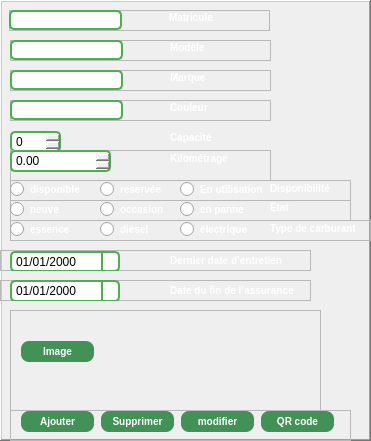
   <widget class="QFrame" name="frame">
    <property name="geometry">
     <rect>
      <x>1010</x>
      <y>30</y>
      <width>371</width>
      <height>441</height>
     </rect>
    </property>
    <property name="styleSheet">
     <string notr="true">#frame{

    border: 2px solid #4CAF50;
	border-radius: 5px;
}
QRadioButton {
    font-size: 10px; /* Adjust the font size as needed */
    font-weight: bold;
    color: #FFFFFF; /* Orange text color */
}</string>
    </property>
    <property name="frameShape">
     <enum>QFrame::WinPanel</enum>
    </property>
    <property name="frameShadow">
     <enum>QFrame::Raised</enum>
    </property>
    <property name="lineWidth">
     <number>1</number>
    </property>
    <property name="midLineWidth">
     <number>0</number>
    </property>
    <widget class="QSpinBox" name="spinBox">
     <property name="geometry">
      <rect>
       <x>10</x>
       <y>131</y>
       <width>51</width>
       <height>21</height>
      </rect>
     </property>
     <property name="styleSheet">
      <string notr="true">QSpinBox {
    padding: 2px;
    border: 2px solid #4CAF50; /* Green border */
    border-radius: 5px;
}

QSpinBox:focus {
    border: 2px solid #45a049; /* Darker green border on focus */
}</string>
     </property>
     <property name="maximum">
      <number>9</number>
     </property>
    </widget>
    <widget class="QFrame" name="frame_3">
     <property name="geometry">
      <rect>
       <x>10</x>
       <y>180</y>
       <width>341</width>
       <height>21</height>
      </rect>
     </property>
     <property name="frameShape">
      <enum>QFrame::StyledPanel</enum>
     </property>
     <property name="frameShadow">
      <enum>QFrame::Raised</enum>
     </property>
     <widget class="QRadioButton" name="radioButton">
      <property name="geometry">
       <rect>
        <x>0</x>
        <y>0</y>
        <width>83</width>
        <height>18</height>
       </rect>
      </property>
      <property name="styleSheet">
       <string notr="true">QRadioButton {
    font-size: 10px; /* Adjust the font size as needed */
    font-weight: bold;
    color: #FFFFFF; /* Orange text color */
}</string>
      </property>
      <property name="text">
       <string>disponible</string>
      </property>
     </widget>
     <widget class="QRadioButton" name="radioButton_2">
      <property name="geometry">
       <rect>
        <x>90</x>
        <y>0</y>
        <width>83</width>
        <height>18</height>
       </rect>
      </property>
      <property name="text">
       <string>reservée</string>
      </property>
     </widget>
     <widget class="QRadioButton" name="radioButton_3">
      <property name="geometry">
       <rect>
        <x>170</x>
        <y>0</y>
        <width>91</width>
        <height>18</height>
       </rect>
      </property>
      <property name="text">
       <string>En utilisation</string>
      </property>
     </widget>
     <widget class="QLabel" name="label">
      <property name="geometry">
       <rect>
        <x>260</x>
        <y>0</y>
        <width>71</width>
        <height>16</height>
       </rect>
      </property>
      <property name="styleSheet">
       <string notr="true">QLabel {
    font-size: 10px; /* Adjust the font size as needed */
    font-weight: bold;
    color: #FFFFFF; /* Orange text color */
}</string>
      </property>
      <property name="text">
       <string>Disponibilité</string>
      </property>
     </widget>
    </widget>
    <widget class="QFrame" name="frame_4">
     <property name="geometry">
      <rect>
       <x>10</x>
       <y>200</y>
       <width>341</width>
       <height>21</height>
      </rect>
     </property>
     <property name="frameShape">
      <enum>QFrame::StyledPanel</enum>
     </property>
     <property name="frameShadow">
      <enum>QFrame::Raised</enum>
     </property>
     <widget class="QRadioButton" name="radioButton_4">
      <property name="geometry">
       <rect>
        <x>0</x>
        <y>0</y>
        <width>83</width>
        <height>18</height>
       </rect>
      </property>
      <property name="text">
       <string>neuve</string>
      </property>
     </widget>
     <widget class="QRadioButton" name="radioButton_5">
      <property name="geometry">
       <rect>
        <x>90</x>
        <y>0</y>
        <width>83</width>
        <height>18</height>
       </rect>
      </property>
      <property name="text">
       <string>occasion</string>
      </property>
     </widget>
     <widget class="QRadioButton" name="radioButton_6">
      <property name="geometry">
       <rect>
        <x>170</x>
        <y>0</y>
        <width>91</width>
        <height>18</height>
       </rect>
      </property>
      <property name="text">
       <string>en panne </string>
      </property>
     </widget>
     <widget class="QLabel" name="label_2">
      <property name="geometry">
       <rect>
        <x>260</x>
        <y>0</y>
        <width>47</width>
        <height>14</height>
       </rect>
      </property>
      <property name="styleSheet">
       <string notr="true">QLabel {
    font-size: 10px; /* Adjust the font size as needed */
    font-weight: bold;
    color: #FFFFFF; /* Orange text color */
}</string>
      </property>
      <property name="text">
       <string>Etat</string>
      </property>
     </widget>
    </widget>
    <widget class="QFrame" name="frame_5">
     <property name="geometry">
      <rect>
       <x>10</x>
       <y>220</y>
       <width>361</width>
       <height>21</height>
      </rect>
     </property>
     <property name="frameShape">
      <enum>QFrame::StyledPanel</enum>
     </property>
     <property name="frameShadow">
      <enum>QFrame::Raised</enum>
     </property>
     <widget class="QRadioButton" name="radioButton_7">
      <property name="geometry">
       <rect>
        <x>0</x>
        <y>0</y>
        <width>83</width>
        <height>18</height>
       </rect>
      </property>
      <property name="text">
       <string>essence</string>
      </property>
     </widget>
     <widget class="QRadioButton" name="radioButton_8">
      <property name="geometry">
       <rect>
        <x>90</x>
        <y>0</y>
        <width>83</width>
        <height>18</height>
       </rect>
      </property>
      <property name="text">
       <string>diesel</string>
      </property>
     </widget>
     <widget class="QRadioButton" name="radioButton_9">
      <property name="geometry">
       <rect>
        <x>170</x>
        <y>0</y>
        <width>91</width>
        <height>18</height>
       </rect>
      </property>
      <property name="text">
       <string>électrique</string>
      </property>
     </widget>
     <widget class="QLabel" name="label_3">
      <property name="geometry">
       <rect>
        <x>260</x>
        <y>0</y>
        <width>101</width>
        <height>16</height>
       </rect>
      </property>
      <property name="styleSheet">
       <string notr="true">QLabel {
    font-size: 10px; /* Adjust the font size as needed */
    font-weight: bold;
    color: #FFFFFF; /* Orange text color */
}</string>
      </property>
      <property name="text">
       <string>Type de carburant</string>
      </property>
     </widget>
    </widget>
    <widget class="QFrame" name="frame_6">
     <property name="geometry">
      <rect>
       <x>9</x>
       <y>10</y>
       <width>261</width>
       <height>21</height>
      </rect>
     </property>
     <property name="frameShape">
      <enum>QFrame::StyledPanel</enum>
     </property>
     <property name="frameShadow">
      <enum>QFrame::Raised</enum>
     </property>
     <widget class="QLineEdit" name="lineEdit">
      <property name="geometry">
       <rect>
        <x>0</x>
        <y>0</y>
        <width>113</width>
        <height>20</height>
       </rect>
      </property>
      <property name="styleSheet">
       <string notr="true">QLineEdit {
    padding: 2px;
    border: 2px solid #4CAF50; /* Green border */
    border-radius: 5px;
}

QLineEdit:focus {
    border: 2px solid #45a049; /* Darker green border on focus */
}</string>
      </property>
      <property name="placeholderText">
       <string/>
      </property>
     </widget>
     <widget class="QLabel" name="label_4">
      <property name="geometry">
       <rect>
        <x>160</x>
        <y>0</y>
        <width>47</width>
        <height>14</height>
       </rect>
      </property>
      <property name="styleSheet">
       <string notr="true">QLabel {
    font-size: 10px; /* Adjust the font size as needed */
    font-weight: bold;
    color: #FFFFFF; /* Orange text color */
}</string>
      </property>
      <property name="text">
       <string>Matricule</string>
      </property>
     </widget>
    </widget>
    <widget class="QFrame" name="frame_7">
     <property name="geometry">
      <rect>
       <x>10</x>
       <y>40</y>
       <width>261</width>
       <height>21</height>
      </rect>
     </property>
     <property name="frameShape">
      <enum>QFrame::StyledPanel</enum>
     </property>
     <property name="frameShadow">
      <enum>QFrame::Raised</enum>
     </property>
     <widget class="QLineEdit" name="lineEdit_3">
      <property name="geometry">
       <rect>
        <x>0</x>
        <y>0</y>
        <width>113</width>
        <height>20</height>
       </rect>
      </property>
      <property name="styleSheet">
       <string notr="true">QLineEdit {
    padding: 2px;
    border: 2px solid #4CAF50; /* Green border */
    border-radius: 5px;
}

QLineEdit:focus {
    border: 2px solid #45a049; /* Darker green border on focus */
}</string>
      </property>
     </widget>
     <widget class="QLabel" name="label_7">
      <property name="geometry">
       <rect>
        <x>160</x>
        <y>0</y>
        <width>47</width>
        <height>14</height>
       </rect>
      </property>
      <property name="styleSheet">
       <string notr="true">QLabel {
    font-size: 10px; /* Adjust the font size as needed */
    font-weight: bold;
    color: #FFFFFF; /* Orange text color */
}</string>
      </property>
      <property name="text">
       <string>Modèle</string>
      </property>
     </widget>
    </widget>
    <widget class="QFrame" name="frame_8">
     <property name="geometry">
      <rect>
       <x>10</x>
       <y>70</y>
       <width>261</width>
       <height>21</height>
      </rect>
     </property>
     <property name="frameShape">
      <enum>QFrame::StyledPanel</enum>
     </property>
     <property name="frameShadow">
      <enum>QFrame::Raised</enum>
     </property>
     <widget class="QLineEdit" name="lineEdit_4">
      <property name="geometry">
       <rect>
        <x>0</x>
        <y>0</y>
        <width>113</width>
        <height>20</height>
       </rect>
      </property>
      <property name="styleSheet">
       <string notr="true">QLineEdit {
    padding: 2px;
    border: 2px solid #4CAF50; /* Green border */
    border-radius: 5px;
}

QLineEdit:focus {
    border: 2px solid #45a049; /* Darker green border on focus */
}</string>
      </property>
     </widget>
     <widget class="QLabel" name="label_8">
      <property name="geometry">
       <rect>
        <x>160</x>
        <y>0</y>
        <width>47</width>
        <height>14</height>
       </rect>
      </property>
      <property name="styleSheet">
       <string notr="true">QLabel {
    font-size: 10px; /* Adjust the font size as needed */
    font-weight: bold;
    color: #FFFFFF; /* Orange text color */
}</string>
      </property>
      <property name="text">
       <string>Marque</string>
      </property>
     </widget>
    </widget>
    <widget class="QFrame" name="frame_9">
     <property name="geometry">
      <rect>
       <x>10</x>
       <y>100</y>
       <width>261</width>
       <height>21</height>
      </rect>
     </property>
     <property name="frameShape">
      <enum>QFrame::StyledPanel</enum>
     </property>
     <property name="frameShadow">
      <enum>QFrame::Raised</enum>
     </property>
     <widget class="QLineEdit" name="lineEdit_5">
      <property name="geometry">
       <rect>
        <x>0</x>
        <y>0</y>
        <width>113</width>
        <height>20</height>
       </rect>
      </property>
      <property name="styleSheet">
       <string notr="true">QLineEdit {
    padding: 2px;
    border: 2px solid #4CAF50; /* Green border */
    border-radius: 5px;
}

QLineEdit:focus {
    border: 2px solid #45a049; /* Darker green border on focus */
}</string>
      </property>
     </widget>
     <widget class="QLabel" name="label_9">
      <property name="geometry">
       <rect>
        <x>160</x>
        <y>0</y>
        <width>47</width>
        <height>14</height>
       </rect>
      </property>
      <property name="styleSheet">
       <string notr="true">QLabel {
    font-size: 10px; /* Adjust the font size as needed */
    font-weight: bold;
    color: #FFFFFF; /* Orange text color */
}</string>
      </property>
      <property name="text">
       <string>Couleur</string>
      </property>
     </widget>
    </widget>
    <widget class="QFrame" name="frame_10">
     <property name="geometry">
      <rect>
       <x>10</x>
       <y>150</y>
       <width>261</width>
       <height>31</height>
      </rect>
     </property>
     <property name="frameShape">
      <enum>QFrame::StyledPanel</enum>
     </property>
     <property name="frameShadow">
      <enum>QFrame::Raised</enum>
     </property>
     <widget class="QLabel" name="label_10">
      <property name="geometry">
       <rect>
        <x>160</x>
        <y>0</y>
        <width>61</width>
        <height>16</height>
       </rect>
      </property>
      <property name="styleSheet">
       <string notr="true">QLabel {
    font-size: 10px; /* Adjust the font size as needed */
    font-weight: bold;
    color: #FFFFFF; /* Orange text color */
}</string>
      </property>
      <property name="text">
       <string>Kilométrage</string>
      </property>
     </widget>
     <widget class="QDoubleSpinBox" name="doubleSpinBox">
      <property name="geometry">
       <rect>
        <x>0</x>
        <y>0</y>
        <width>101</width>
        <height>22</height>
       </rect>
      </property>
      <property name="styleSheet">
       <string notr="true">QDoubleSpinBox {
    padding: 2px;
    border: 2px solid #4CAF50; /* Green border */
    border-radius: 5px;
}

QDoubleSpinBox:focus {
    border: 2px solid #45a049; /* Darker green border on focus */
}</string>
      </property>
      <property name="maximum">
       <double>1000000.000000000000000</double>
      </property>
     </widget>
    </widget>
    <widget class="QFrame" name="frame_11">
     <property name="geometry">
      <rect>
       <x>0</x>
       <y>250</y>
       <width>311</width>
       <height>21</height>
      </rect>
     </property>
     <property name="frameShape">
      <enum>QFrame::StyledPanel</enum>
     </property>
     <property name="frameShadow">
      <enum>QFrame::Raised</enum>
     </property>
     <widget class="QLabel" name="label_11">
      <property name="geometry">
       <rect>
        <x>170</x>
        <y>0</y>
        <width>141</width>
        <height>20</height>
       </rect>
      </property>
      <property name="styleSheet">
       <string notr="true">QLabel {
    font-size: 10px; /* Adjust the font size as needed */
    font-weight: bold;
    color: #FFFFFF; /* Orange text color */
}</string>
      </property>
      <property name="text">
       <string>Dernier date d’entretien </string>
      </property>
     </widget>
     <widget class="QDateEdit" name="dateEdit">
      <property name="geometry">
       <rect>
        <x>10</x>
        <y>1</y>
        <width>110</width>
        <height>21</height>
       </rect>
      </property>
      <property name="styleSheet">
       <string notr="true">QDateEdit {
    border: 2px solid #4CAF50; /* Green border */
    border-radius: 5px;
    padding: 2px;
}

QDateEdit::drop-down {
    subcontrol-origin: padding;
    subcontrol-position: center right;
    width: 15px; /* Set the width of the drop-down button */
    border-left: 2px solid #4CAF50; /* Match the QDateEdit border */
}

QDateEdit QAbstractItemView {
    border: 2px solid #4CAF50; /* Match the QDateEdit border */
    background-color: white; /* Background color for the drop-down list */
    selection-background-color: #45a049; /* Highlight color on item selection */
}</string>
      </property>
      <property name="time">
       <time>
        <hour>0</hour>
        <minute>0</minute>
        <second>0</second>
       </time>
      </property>
      <property name="maximumDateTime">
       <datetime>
        <hour>23</hour>
        <minute>59</minute>
        <second>59</second>
        <year>9999</year>
        <month>1</month>
        <day>28</day>
       </datetime>
      </property>
      <property name="currentSection">
       <enum>QDateTimeEdit::DaySection</enum>
      </property>
      <property name="displayFormat">
       <string>dd/MM/yyyy</string>
      </property>
      <property name="calendarPopup">
       <bool>true</bool>
      </property>
     </widget>
    </widget>
    <widget class="QFrame" name="frame_12">
     <property name="geometry">
      <rect>
       <x>0</x>
       <y>280</y>
       <width>311</width>
       <height>21</height>
      </rect>
     </property>
     <property name="frameShape">
      <enum>QFrame::StyledPanel</enum>
     </property>
     <property name="frameShadow">
      <enum>QFrame::Raised</enum>
     </property>
     <widget class="QLabel" name="label_12">
      <property name="geometry">
       <rect>
        <x>170</x>
        <y>0</y>
        <width>131</width>
        <height>20</height>
       </rect>
      </property>
      <property name="styleSheet">
       <string notr="true">QLabel {
    font-size: 10px; /* Adjust the font size as needed */
    font-weight: bold;
    color: #FFFFFF; /* Orange text color */
}</string>
      </property>
      <property name="text">
       <string>Date du fin de l’assurance</string>
      </property>
     </widget>
     <widget class="QDateEdit" name="dateEdit_2">
      <property name="geometry">
       <rect>
        <x>10</x>
        <y>0</y>
        <width>110</width>
        <height>22</height>
       </rect>
      </property>
      <property name="styleSheet">
       <string notr="true">QDateEdit {
    border: 2px solid #4CAF50; /* Green border */
    border-radius: 5px;
    padding: 2px;
}

QDateEdit::drop-down {
    subcontrol-origin: padding;
    subcontrol-position: center right;
    width: 15px; /* Set the width of the drop-down button */
    border-left: 2px solid #4CAF50; /* Match the QDateEdit border */
}

QDateEdit QAbstractItemView {
    border: 2px solid #4CAF50; /* Match the QDateEdit border */
    background-color: white; /* Background color for the drop-down list */
    selection-background-color: #45a049; /* Highlight color on item selection */
}</string>
      </property>
      <property name="displayFormat">
       <string>dd/MM/yyyy</string>
      </property>
      <property name="calendarPopup">
       <bool>true</bool>
      </property>
     </widget>
    </widget>
    <widget class="QFrame" name="frame_13">
     <property name="geometry">
      <rect>
       <x>10</x>
       <y>310</y>
       <width>311</width>
       <height>101</height>
      </rect>
     </property>
     <property name="frameShape">
      <enum>QFrame::StyledPanel</enum>
     </property>
     <property name="frameShadow">
      <enum>QFrame::Raised</enum>
     </property>
     <widget class="QPushButton" name="pushButton">
      <property name="geometry">
       <rect>
        <x>10</x>
        <y>30</y>
        <width>75</width>
        <height>23</height>
       </rect>
      </property>
      <property name="cursor">
       <cursorShape>PointingHandCursor</cursorShape>
      </property>
      <property name="styleSheet">
       <string notr="true">QPushButton {
    background-color: 	#429156; /* Green */
    color: white;
    border: none;
    padding: 5px 5px;
    text-align: center;
    text-decoration: none;
    font-size: 10px;
    margin: 1px 1px;
    border-radius: 8px;
    font-weight: bold; /* Make the text bold */
}

QPushButton:hover {
    background-color: #45a040; /* Darker green on hover */
}
</string>
      </property>
      <property name="text">
       <string>Image</string>
      </property>
     </widget>
     <widget class="QLabel" name="label_5">
      <property name="geometry">
       <rect>
        <x>130</x>
        <y>0</y>
        <width>171</width>
        <height>101</height>
       </rect>
      </property>
      <property name="text">
       <string/>
      </property>
     </widget>
    </widget>
    <widget class="QFrame" name="frame_14">
     <property name="geometry">
      <rect>
       <x>10</x>
       <y>410</y>
       <width>341</width>
       <height>31</height>
      </rect>
     </property>
     <property name="frameShape">
      <enum>QFrame::StyledPanel</enum>
     </property>
     <property name="frameShadow">
      <enum>QFrame::Raised</enum>
     </property>
     <widget class="QPushButton" name="pushButton_2">
      <property name="geometry">
       <rect>
        <x>10</x>
        <y>0</y>
        <width>75</width>
        <height>23</height>
       </rect>
      </property>
      <property name="cursor">
       <cursorShape>PointingHandCursor</cursorShape>
      </property>
      <property name="styleSheet">
       <string notr="true">QPushButton {
    background-color: 	#429156; /* Green */
    color: white;
    border: none;
    padding: 5px 5px;
    text-align: center;
    text-decoration: none;
    font-size: 10px;
    margin: 1px 1px;
    border-radius: 8px;
    font-weight: bold; /* Make the text bold */
}

QPushButton:hover {
    background-color: #45a040; /* Darker green on hover */
}
</string>
      </property>
      <property name="text">
       <string>Ajouter</string>
      </property>
     </widget>
     <widget class="QPushButton" name="pushButton_3">
      <property name="geometry">
       <rect>
        <x>90</x>
        <y>0</y>
        <width>75</width>
        <height>23</height>
       </rect>
      </property>
      <property name="cursor">
       <cursorShape>PointingHandCursor</cursorShape>
      </property>
      <property name="styleSheet">
       <string notr="true">QPushButton {
    background-color: 	#429156; /* Green */
    color: white;
    border: none;
    padding: 5px 5px;
    text-align: center;
    text-decoration: none;
    font-size: 10px;
    margin: 1px 1px;
    border-radius: 8px;
    font-weight: bold; /* Make the text bold */
}

QPushButton:hover {
    background-color: #45a040; /* Darker green on hover */
}
</string>
      </property>
      <property name="text">
       <string>Supprimer</string>
      </property>
     </widget>
     <widget class="QPushButton" name="pushButton_4">
      <property name="geometry">
       <rect>
        <x>170</x>
        <y>0</y>
        <width>75</width>
        <height>23</height>
       </rect>
      </property>
      <property name="cursor">
       <cursorShape>PointingHandCursor</cursorShape>
      </property>
      <property name="styleSheet">
       <string notr="true">QPushButton {
    background-color: 	#429156; /* Green */
    color: white;
    border: none;
    padding: 5px 5px;
    text-align: center;
    text-decoration: none;
    font-size: 10px;
    margin: 1px 1px;
    border-radius: 8px;
    font-weight: bold; /* Make the text bold */
}

QPushButton:hover {
    background-color: #45a040; /* Darker green on hover */
}
</string>
      </property>
      <property name="text">
       <string>modifier</string>
      </property>
     </widget>
     <widget class="QPushButton" name="pushButton_5">
      <property name="geometry">
       <rect>
        <x>250</x>
        <y>0</y>
        <width>75</width>
        <height>23</height>
       </rect>
      </property>
      <property name="cursor">
       <cursorShape>PointingHandCursor</cursorShape>
      </property>
      <property name="styleSheet">
       <string notr="true">QPushButton {
    background-color: 	#429156; /* Green */
    color: white;
    border: none;
    padding: 5px 5px;
    text-align: center;
    text-decoration: none;
    font-size: 10px;
    margin: 1px 1px;
    border-radius: 8px;
    font-weight: bold; /* Make the text bold */
}

QPushButton:hover {
    background-color: #45a040; /* Darker green on hover */
}
</string>
      </property>
      <property name="text">
       <string>QR code</string>
      </property>
     </widget>
    </widget>
    <widget class="QLabel" name="label_6">
     <property name="geometry">
      <rect>
       <x>170</x>
       <y>130</y>
       <width>47</width>
       <height>14</height>
      </rect>
     </property>
     <property name="styleSheet">
      <string notr="true">QLabel {
    font-size: 10px; /* Adjust the font size as needed */
    font-weight: bold;
    color: #FFFFFF; /* Orange text color */
}</string>
     </property>
     <property name="text">
      <string>Capacité</string>
     </property>
    </widget>
   </widget>
